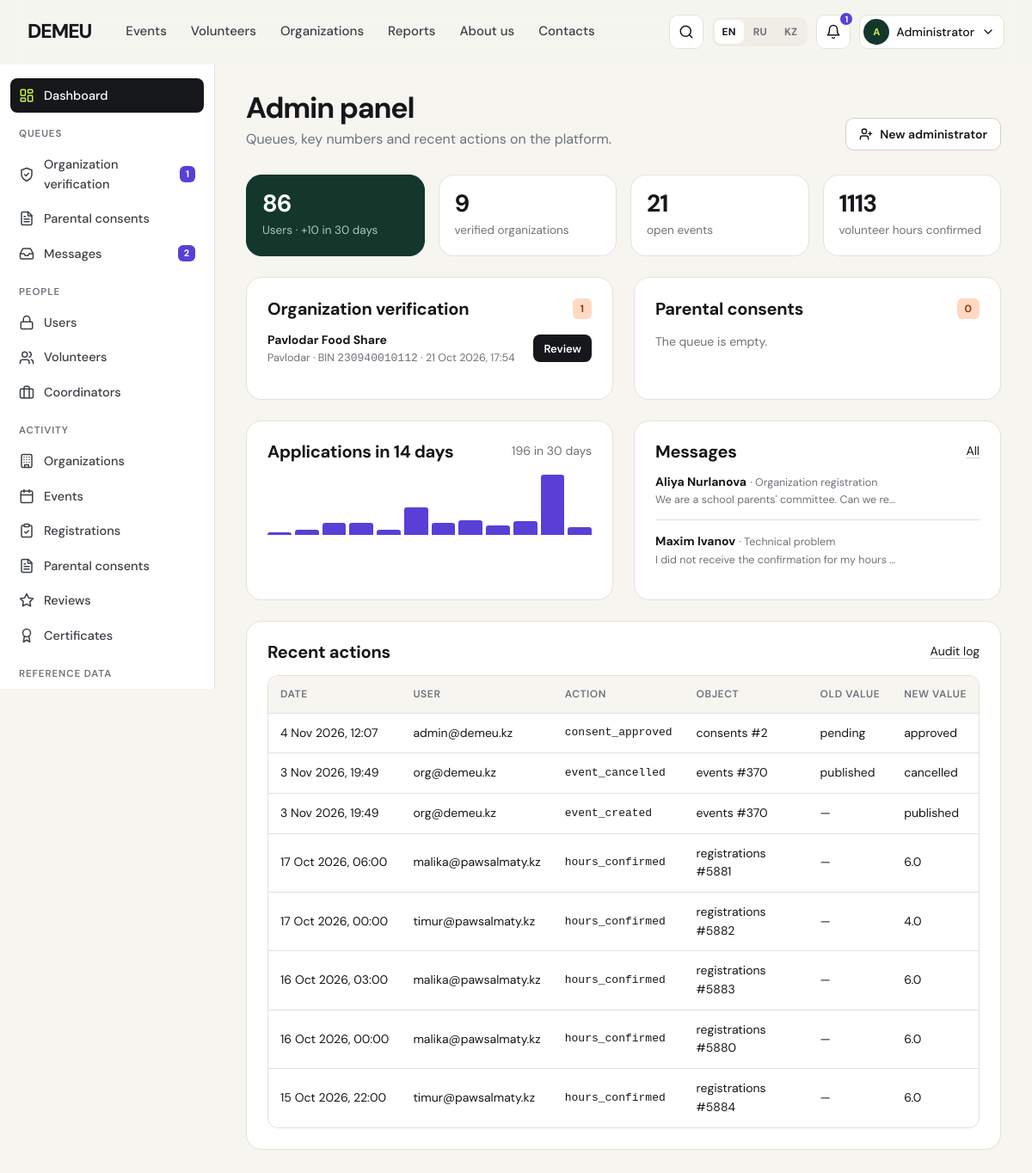
Page /admin/ (signed in) on the committed database.
### tables this page shows
CREATE TABLE users (
    user_id        INTEGER PRIMARY KEY,
    email          TEXT NOT NULL UNIQUE COLLATE NOCASE,
    password_hash  TEXT NOT NULL,
    role           TEXT NOT NULL CHECK (role IN ('volunteer','coordinator','admin')),
    is_active      INTEGER NOT NULL DEFAULT 1 CHECK (is_active IN (0,1)),
    preferred_lang TEXT NOT NULL DEFAULT 'en' CHECK (preferred_lang IN ('en','ru','kk')),
    created_at     TEXT NOT NULL DEFAULT (datetime('now','localtime')),
    last_login_at  TEXT
);

CREATE TABLE organizations (
    org_id           INTEGER PRIMARY KEY,
    name             TEXT NOT NULL UNIQUE,
    bin              TEXT NOT NULL UNIQUE CHECK (length(bin) = 12 AND bin NOT GLOB '*[^0-9]*'),
    org_type         TEXT NOT NULL CHECK (org_type IN ('ngo','foundation','initiative','university','government','business')),
    description      TEXT NOT NULL,
    city_id          INTEGER NOT NULL REFERENCES cities(city_id) ON DELETE RESTRICT,
    address          TEXT NOT NULL,
    email            TEXT NOT NULL,
    phone            TEXT NOT NULL,
    website          TEXT,
    logo_path        TEXT,
    founded_year     INTEGER CHECK (founded_year BETWEEN 1950 AND 2100),
    status           TEXT NOT NULL DEFAULT 'pending'
                     CHECK (status IN ('pending','verified','rejected','suspended')),
    status_comment   TEXT,                     -- reason for rejection / suspension
    verified_at      TEXT,
    verified_by      INTEGER REFERENCES users(user_id) ON DELETE SET NULL,
    created_at       TEXT NOT NULL DEFAULT (datetime('now','localtime'))
);

CREATE TABLE cities (
    city_id     INTEGER PRIMARY KEY,
    name_en     TEXT NOT NULL UNIQUE,
    name_ru     TEXT NOT NULL,
    name_kk     TEXT NOT NULL,
    region_en   TEXT NOT NULL,
    lat         REAL,
    lng         REAL
);

CREATE TABLE contact_messages (
    message_id INTEGER PRIMARY KEY,
    name       TEXT NOT NULL,
    email      TEXT NOT NULL,
    topic      TEXT NOT NULL CHECK (topic IN ('general','organization','volunteer','technical','partnership')),
    message    TEXT NOT NULL CHECK (length(message) >= 10),
    status     TEXT NOT NULL DEFAULT 'new' CHECK (status IN ('new','in_progress','closed')),
    created_at TEXT NOT NULL DEFAULT (datetime('now','localtime'))
);

CREATE TABLE audit_log (
    log_id     INTEGER PRIMARY KEY,
    user_id    INTEGER REFERENCES users(user_id) ON DELETE SET NULL,
    action     TEXT NOT NULL,
    entity     TEXT NOT NULL,
    entity_id  INTEGER,
    old_value  TEXT,
    new_value  TEXT,
    created_at TEXT NOT NULL DEFAULT (datetime('now','localtime'))
);

### demeu/admin.py (the view)
@bp.route("/")
@admin_only
def dashboard():
    k = dict(
        users=scalar("SELECT COUNT(*) FROM users"),
        volunteers=scalar("SELECT COUNT(*) FROM volunteers"),
        orgs=scalar("SELECT COUNT(*) FROM organizations WHERE status='verified'"),
        events_open=scalar("SELECT COUNT(*) FROM events WHERE status='published' AND ends_at >= ?", (now_str(),)),
        hours=scalar("SELECT COALESCE(SUM(hours_confirmed),0) FROM registrations WHERE status='attended'"),
        apps_30=scalar("SELECT COUNT(*) FROM registrations WHERE applied_at >= datetime('now','localtime','-30 days')"),
        new_users_30=scalar("SELECT COUNT(*) FROM users WHERE created_at >= datetime('now','localtime','-30 days')"),
    )
    pending_orgs = query("""SELECT o.*, c.name_en AS city FROM organizations o JOIN cities c USING (city_id)
                            WHERE o.status='pending' ORDER BY o.created_at""")
    pending_consents = query("""SELECT c.*, v.full_name, v.birth_date FROM consents c JOIN volunteers v USING (volunteer_id)
                                WHERE c.status='pending' ORDER BY c.uploaded_at""")
    new_messages = query("SELECT * FROM contact_messages WHERE status='new' ORDER BY created_at DESC LIMIT 5")
    recent_audit = query("""SELECT a.*, u.email FROM audit_log a LEFT JOIN users u USING (user_id)
                            ORDER BY a.created_at DESC, a.log_id DESC LIMIT 8""")
    daily = query("""SELECT date(applied_at) AS d, COUNT(*) AS n FROM registrations
                     WHERE applied_at >= date('now','localtime','-13 days') GROUP BY d ORDER BY d""")
    return render_template("admin/dashboard.html", k=k, pending_orgs=pending_orgs, pending_consents=pending_consents,
                           new_messages=new_messages, recent_audit=recent_audit, daily=daily)

### demeu/admin.py (called while the page is built)
@bp.context_processor
def admin_ctx():
    counts = dict(
        organizations=scalar("SELECT COUNT(*) FROM organizations WHERE status='pending'"),
        consents=scalar("SELECT COUNT(*) FROM consents WHERE status='pending'"),
        messages=scalar("SELECT COUNT(*) FROM contact_messages WHERE status='new'"),
    )
    return dict(ENTITIES=ENTITIES, NAV_GROUPS=NAV_GROUPS, queue_counts=counts)

### demeu/core.py (called while the page is built)
def get_lang():
    lang = session.get("lang")
    if lang in LANGS:
        return lang
    best = request.accept_languages.best_match(["en", "ru", "kk"]) if request else None
    return best or "en"

def _(key, **params):
    entry = TRANSLATIONS.get(key)
    if entry is None:
        text = key
    else:
        lang = g.get("lang", "en")
        text = entry.get(lang) or entry.get("en") or key
    if params:
        try:
            text = text.format(**params)
        except (KeyError, IndexError):
            pass
    return text

def parse_dt(value):
    if not value:
        return None
    if isinstance(value, datetime):
        return value
    for fmt in (DT_FMT, "%Y-%m-%d %H:%M:%S", "%Y-%m-%d"):
        try:
            return datetime.strptime(value, fmt)
        except ValueError:
            continue
    return None

def fmt_date(value, with_weekday=False, with_year=True):
    d = parse_dt(value)
    if not d:
        return ""
    lang = g.get("lang", "en")
    s = f"{d.day} {MONTHS[lang][d.month - 1]}"
    if with_year:
        s += f" {d.year}"
    if with_weekday:
        s = f"{WEEKDAYS[lang][d.weekday()]}, " + s
    return s

def fmt_dt(value):
    d = parse_dt(value)
    return f"{fmt_date(d)}, {d:%H:%M}" if d else ""

def fmt_hours(value):
    if value is None:
        return "0"
    v = float(value)
    return str(int(v)) if v.is_integer() else f"{v:.1f}"

def now_str():
    return datetime.now().strftime(DT_FMT)

def initials(name):
    parts = [p for p in (name or "").split() if p]
    return "".join(p[0] for p in parts[:2]).upper() or "?"

def csrf_token():
    tok = session.get("csrf")
    if not tok:
        tok = secrets.token_urlsafe(32)
        session["csrf"] = tok
    return tok

def csrf_field():
    return Markup(f'<input type="hidden" name="csrf_token" value="{csrf_token()}">')

def unread_count():
    if not g.get("user"):
        return 0
    return scalar("SELECT COUNT(*) FROM notifications WHERE user_id=? AND is_read=0",
                  (g.user["user_id"],))

### demeu/templates/admin/dashboard.html (shortened to what this page needs)
{% extends "admin/_layout.html" %}
{% from "partials/macros.html" import status %}
{% block admin %}
<div class="cab-head"><div><h1>{{ _('admin_panel') }}</h1><p>{{ _('admin_subtitle') }}</p></div>
  <a class="btn btn-ghost btn-sm" href="{{ url_for('admin.new_admin') }}">{{ icon('user-plus', 16) }} {{ _('new_admin') }}</a></div>
<div class="kpis">
  <div class="stat dark"><div class="num">{{ k.users }}</div><div class="lbl">{{ _('adm_users') }} · +{{ k.new_users_30 }} {{ _('in_30_days') }}</div></div>
  <div class="stat"><div class="num">{{ k.orgs }}</div><div class="lbl">{{ _('stat_verified_orgs') }}</div></div>
  <div class="stat"><div class="num">{{ k.events_open }}</div><div class="lbl">{{ _('stat_open_events') }}</div></div>
  <div class="stat"><div class="num">{{ fmt_hours(k.hours) }}</div><div class="lbl">{{ _('stat_hours') }}</div></div>
</div>
<div class="grid grid-2">
  <div class="card card-pad">
    <div class="row between"><h3 class="mb-0">{{ _('adm_org_verification') }}</h3><span class="tag tone-butter">{{ pending_orgs|length }}</span></div>
    {% for o in pending_orgs %}
      <div class="queue-item"><div class="grow"><b class="small">{{ o.name }}</b><div class="xs muted">{{ o.city }} · {{ _('bin') }} <span class="mono">{{ o.bin }}</span> · {{ fmt_dt(o.created_at) }}</div></div>
        <a class="btn btn-dark btn-xs" href="{{ url_for('admin.org_review', org_id=o.org_id) }}">{{ _('review') }}</a></div>
    {% else %}<p class="small muted mt-2 mb-0">{{ _('queue_empty') }}</p>{% endfor %}
  </div>
  <div class="card card-pad">
    <div class="row between"><h3 class="mb-0">{{ _('adm_consents') }}</h3><span class="tag tone-butter">{{ pending_consents|length }}</span></div>
    {% for c in pending_consents %}
      <div class="queue-item"><div class="grow"><b class="small">{{ c.full_name }}</b><div class="xs muted">{{ _('age_n', n=age_on(c.birth_date)) }} · {{ c.parent_name }} · {{ fmt_dt(c.uploaded_at) }}</div></div>
        <a class="btn btn-dark btn-xs" href="{{ url_for('admin.consents') }}">{{ _('review') }}</a></div>
    {% else %}<p class="small muted mt-2 mb-0">{{ _('queue_empty') }}</p>{% endfor %}
  </div>
  <div class="card card-pad">
    <div class="row between"><h3 class="mb-0">{{ _('applications_14_days') }}</h3><span class="small muted">{{ k.apps_30 }} {{ _('in_30_days') }}</span></div>
    {% set mx = (daily|map(attribute='n')|max) if daily else 1 %}
    <div class="minichart mt-2">{% for d in daily %}<i title="{{ d.d }}: {{ d.n }}" style="height:{{ [4, (d.n * 100 / mx)|round|int]|max }}%"></i>{% else %}<span class="small muted">{{ _('no_data') }}</span>{% endfor %}</div>
  </div>
  <div class="card card-pad">
    <div class="row between"><h3 class="mb-0">{{ _('adm_messages') }}</h3><a class="small" href="{{ url_for('admin.messages') }}">{{ _('all') }}</a></div>
    {% for m in new_messages %}
      <div class="queue-item"><div class="grow"><b class="small">{{ m.name }}</b> <span class="xs muted">· {{ _('topic_' ~ m.topic) }}</span><div class="xs muted cell-clip">{{ m.message }}</div></div></div>
    {% else %}<p class="small muted mt-2 mb-0">{{ _('queue_empty') }}</p>{% endfor %}
  </div>
</div>
<div class="card card-pad mt-3">
  <div class="row between"><h3 class="mb-0">{{ _('recent_actions') }}</h3><a class="small" href="{{ url_for('admin.audit_log') }}">{{ _('adm_audit') }}</a></div>
  <div class="table-wrap mt-2"><table class="table"><thead><tr><th>{{ _('date') }}</th><th>{{ _('user') }}</th><th>{{ _('action') }}</th><th>{{ _('object') }}</th><th>{{ _('old_value') }}</th><th>{{ _('new_value') }}</th></tr></thead>
    <tbody>{% for a in recent_audit %}<tr><td class="small nowrap">{{ fmt_dt(a.created_at) }}</td><td class="small">{{ a.email or '—' }}</td><td class="mono">{{ a.action }}</td>
      <td class="small">{{ a.entity }} #{{ a.entity_id }}</td><td class="small">{{ a.old_value or '—' }}</td><td class="small">{{ a.new_value or '—' }}</td></tr>{% endfor %}</tbody></table></div>
</div>
{% endblock %}

### demeu/templates/base.html (shortened to what this page needs)
<!doctype html>
<html lang="{{ 'kk' if lang == 'kk' else lang }}">
<head>
  <link rel="stylesheet" href="{{ url_for('static', filename='css/app.css') }}">
</head>
<body class="{% block body_class %}{% endblock %}">
{% set ep = request.endpoint or '' %}
<header class="site-header">
  <div class="wrap header-inner">
    <a class="logo" href="{{ url_for('public.home') }}" aria-label="DEMEU">
      DEMEU
    </a>
    <nav class="nav" aria-label="{{ _('main_menu') }}">
      <a href="{{ url_for('public.events') }}" class="{{ 'active' if ep.startswith('public.event') }}">{{ _('nav_events') }}</a>
      <a href="{{ url_for('public.volunteers') }}" class="{{ 'active' if ep.startswith('public.volunteer') }}">{{ _('nav_volunteers') }}</a>
      <a href="{{ url_for('public.organizations') }}" class="{{ 'active' if ep.startswith('public.organization') }}">{{ _('nav_organizations') }}</a>
      <a href="{{ url_for('public.reports') }}" class="{{ 'active' if ep == 'public.reports' }}">{{ _('nav_reports') }}</a>
      <a href="{{ url_for('public.about') }}" class="{{ 'active' if ep == 'public.about' }}">{{ _('nav_about') }}</a>
      <a href="{{ url_for('public.contacts') }}" class="{{ 'active' if ep == 'public.contacts' }}">{{ _('nav_contacts') }}</a>
    </nav>
    <div class="header-tools">
      <a class="icon-btn hide-md" href="{{ url_for('public.search') }}" aria-label="{{ _('search') }}" title="{{ _('search') }}">{{ icon('search') }}</a>
      <div class="lang-switch" role="group" aria-label="{{ _('language') }}">
        {% for code in LANGS %}
          <a href="{{ url_for('public.set_lang', code=code, next=request.full_path) }}" class="{{ 'on' if code == lang }}" lang="{{ code }}">{{ LANG_LABELS[code] }}</a>
        {% endfor %}
      </div>
      {% if g.user %}
        <a class="icon-btn" href="{{ url_for('auth.notifications') }}" aria-label="{{ _('notifications') }}" title="{{ _('notifications') }}">
          {{ icon('bell') }}{% if unread %}<span class="count">{{ unread if unread < 100 else '99+' }}</span>{% endif %}
        </a>
        {% set person = g.volunteer or g.coordinator %}
        <div class="user-menu">
          <button class="user-btn" data-toggle="user-dd" aria-expanded="false" aria-haspopup="true">
            {% if g.volunteer and g.volunteer.avatar_path %}
              <span class="avatar sm"><img src="{{ url_for('media.public_file', folder=g.volunteer.avatar_path.split('/')[0], name=g.volunteer.avatar_path.split('/')[1]) }}" alt=""></span>
            {% else %}
              <span class="avatar sm">{{ initials(person.full_name if person else g.user.email) }}</span>
            {% endif %}
            <span class="hide-md">{{ (person.full_name.split()[0]) if person else _('role_admin') }}</span>{{ icon('chevron-down', 16) }}
          </button>
        </div>
      {% else %}
        <a class="btn btn-ghost btn-sm hide-md" href="{{ url_for('auth.login', next=request.full_path if ep not in ('auth.login','auth.register') else None) }}">{{ _('login') }}</a>
        <a class="btn btn-primary btn-sm" href="{{ url_for('auth.register') }}">{{ _('join') }}</a>
      {% endif %}
    </div>
  </div>
</header>
<main id="main">{% block content %}{% endblock %}</main>
</body>
</html>

### rows in the picture
users: email "A"
organizations: name "Pavlodar Food Share", city "Pavlodar", bin "230940010112", created_at "21 Oct 2026, 17:54"
contact_messages: name "Aliya Nurlanova", message "We are a school parents' committee. Can we re…"
contact_messages: name "Maxim Ivanov", message "I did not receive the confirmation for my hours…"
audit_log: created_at "4 Nov 2026, 12:07", email "admin@demeu.kz", action "consent_approved", entity "consents", entity_id "2", old_value "pending", new_value "approved"
audit_log: created_at "3 Nov 2026, 19:49", email "org@demeu.kz", action "event_cancelled", entity "events", entity_id "370", old_value "published", new_value "cancelled"
audit_log: created_at "3 Nov 2026, 19:49", email "org@demeu.kz", action "event_created", entity "events", entity_id "370", old_value "—", new_value "published"
audit_log: created_at "17 Oct 2026, 06:00", email "malika@pawsalmaty.kz", action "hours_confirmed", entity "registrations", entity_id "5881", old_value "—", new_value "6.0"
audit_log: created_at "17 Oct 2026, 00:00", email "timur@pawsalmaty.kz", action "hours_confirmed", entity "registrations", entity_id "5882", old_value "—", new_value "4.0"
audit_log: created_at "16 Oct 2026, 03:00", email "malika@pawsalmaty.kz", action "hours_confirmed", entity "registrations", entity_id "5883", old_value "—", new_value "6.0"
audit_log: created_at "16 Oct 2026, 00:00", email "malika@pawsalmaty.kz", action "hours_confirmed", entity "registrations", entity_id "5880", old_value "—", new_value "6.0"
audit_log: created_at "15 Oct 2026, 22:00", email "timur@pawsalmaty.kz", action "hours_confirmed", entity "registrations", entity_id "5884", old_value "—", new_value "6.0"

### other values in the picture
{{ LANG_LABELS[code] }} "EN" "RU" "KZ"
{{ unread if unread < 100 else '99+' }} "1"
{{ (person.full_name.split()[0]) if person else _('role_admin') }} "Administrator"
{{ queue_counts.organizations }} "1"
{{ queue_counts.messages }} "2"
{{ k.users }} "86"
{{ k.new_users_30 }} "10"
{{ k.orgs }} "9"
{{ k.events_open }} "21"
{{ fmt_hours(k.hours) }} "1113"
{{ pending_orgs|length }} "1"
{{ pending_consents|length }} "0"
{{ k.apps_30 }} "196"
